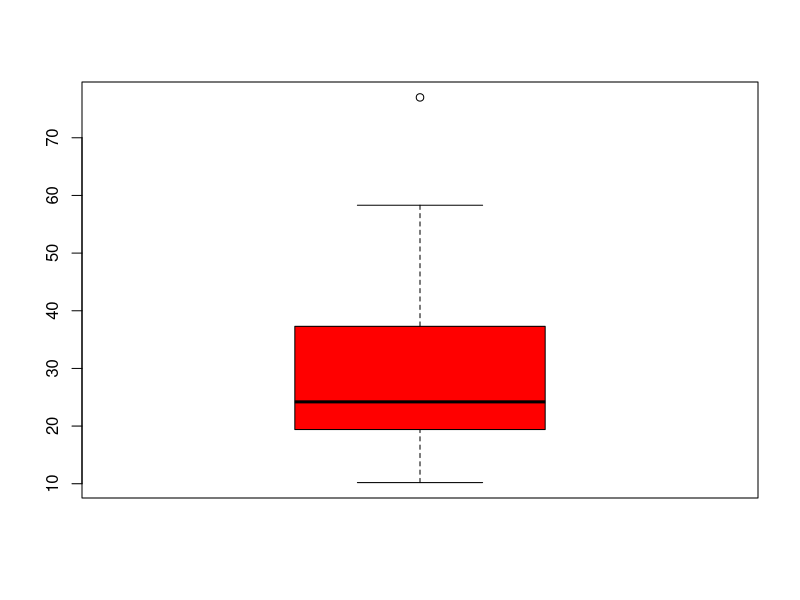
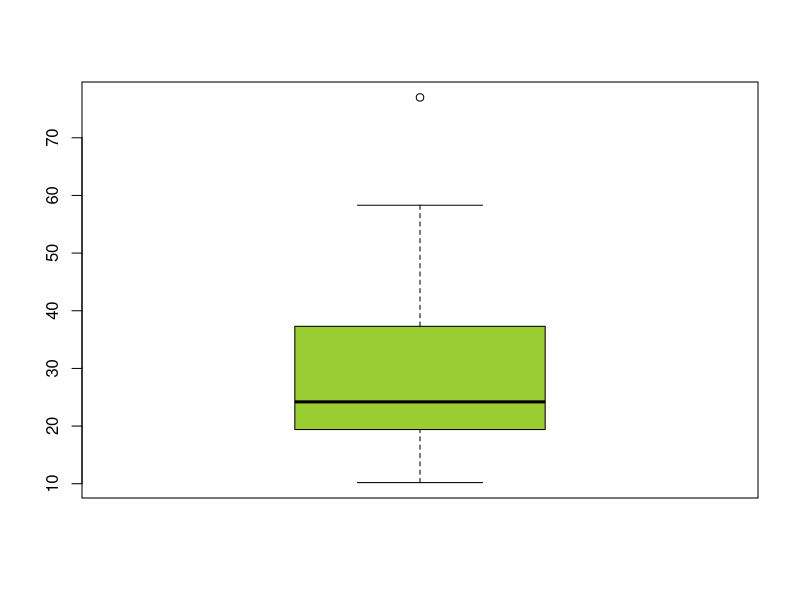
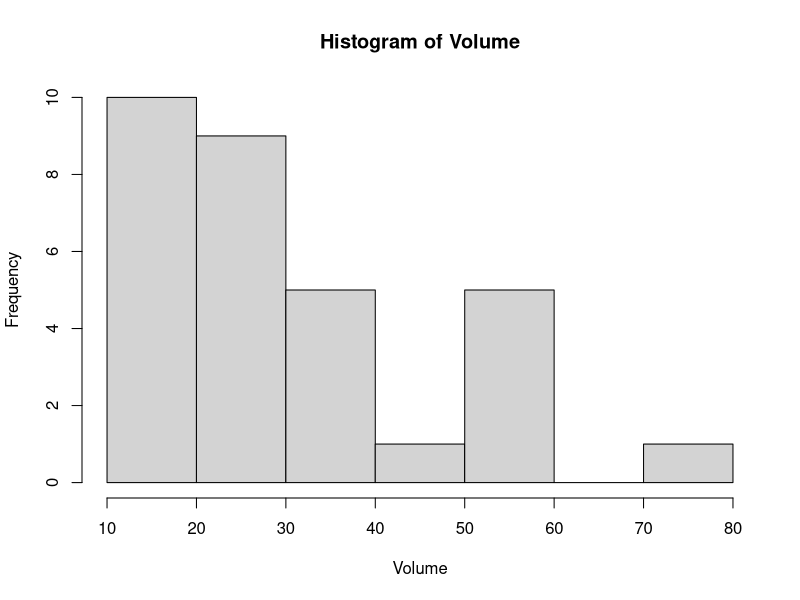
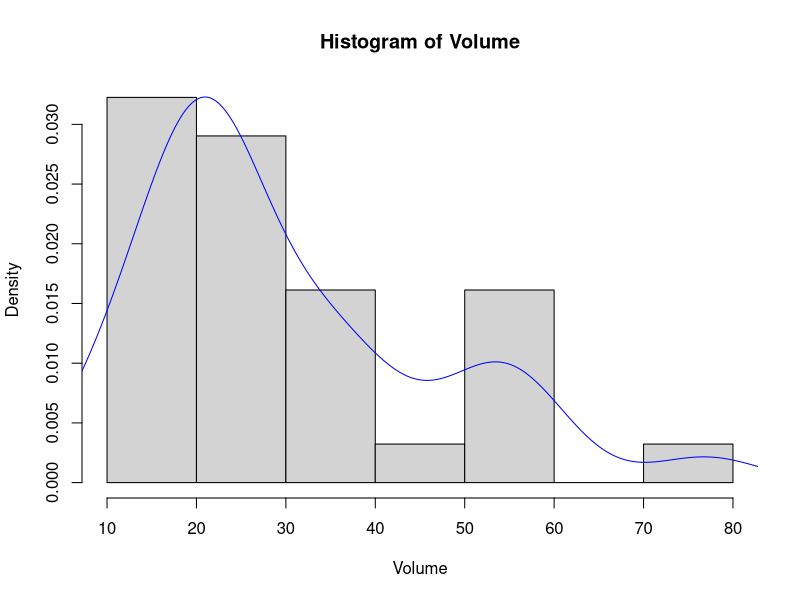
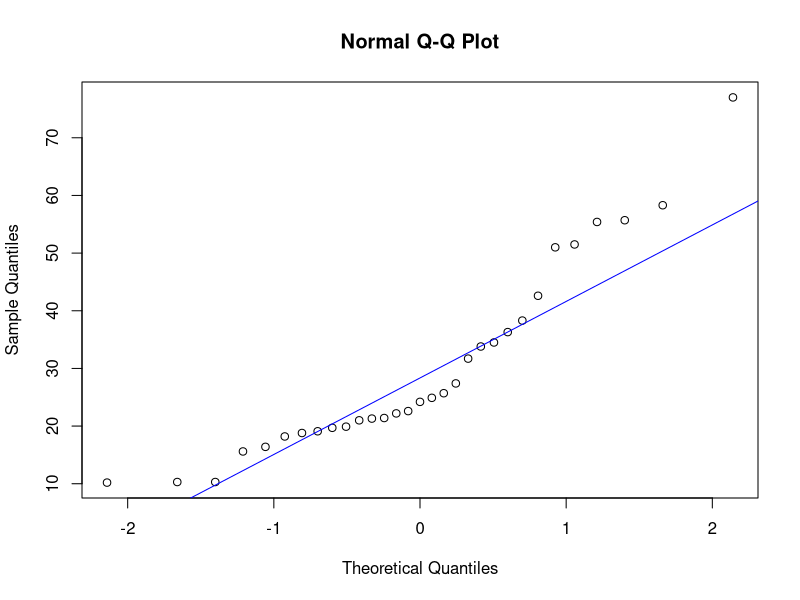
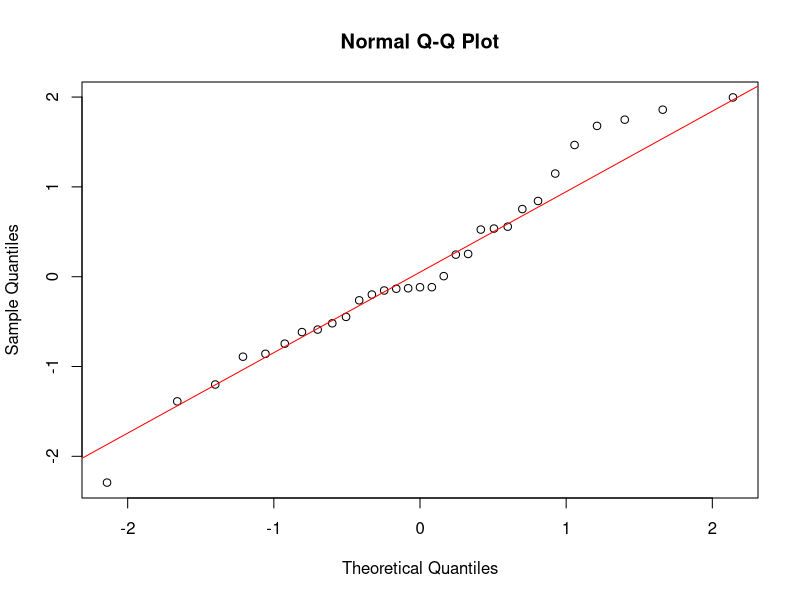
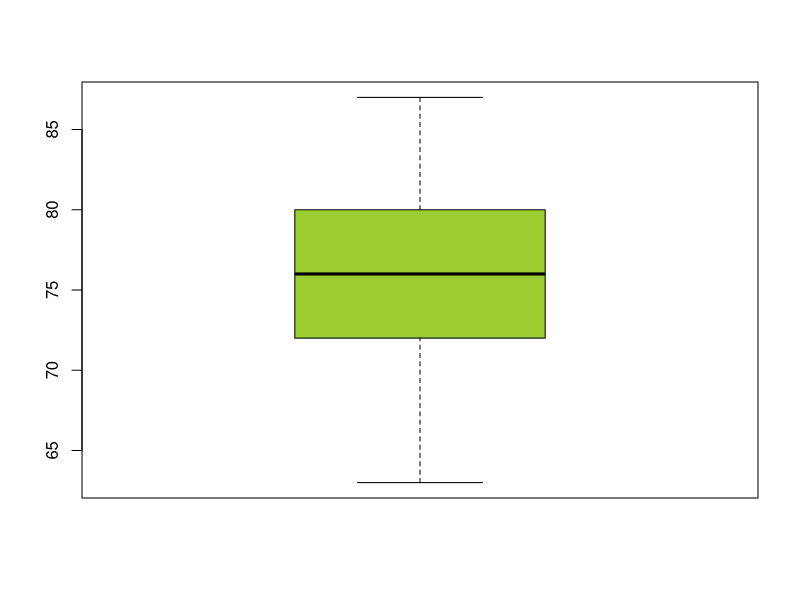
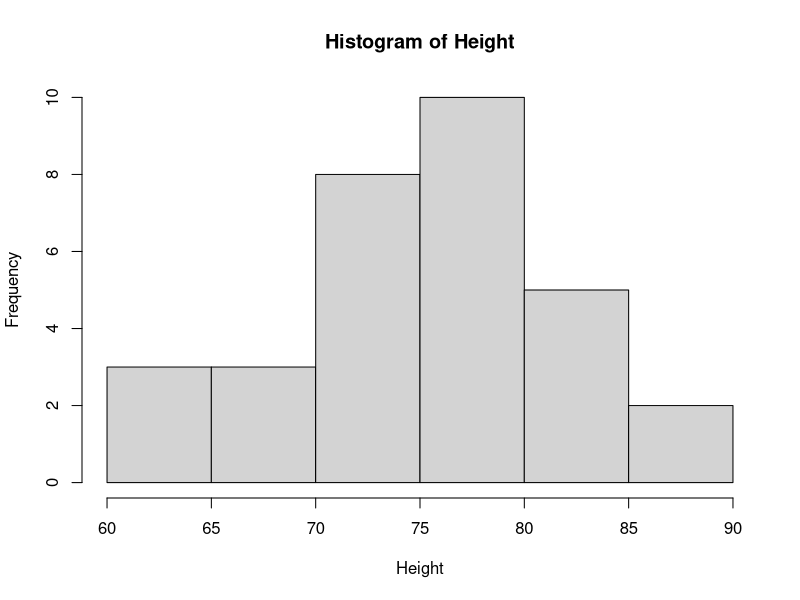

R code for these plots, in order:
# chapter 2 Descriptive Statistics (기술통계)

# 2.2 평균, 분산, 표준편차, 변동계수

trees
View(trees)

length(trees$Volume)

trees$Volume[1]

with(trees, length(Volume))

attach(trees)
length(Volume)
mean(Volume)
var(Volume)

mean(Height)

n <- length(Volume)
n
ss <- var(Volume)
ss


variance <- ss*(n-1)/n
variance

sd(Volume)
sqrt(ss)

sd(Volume)/sqrt(n)

sd(Volume)/mean(Volume)


# 2.3 중위수, 사분위수, boxplot

fivenum(Volume)
quantile(Volume)
IQR(Volume)

fivenum(1:31)
sort(Volume)

boxplot(Volume, col = "red")
colors()
boxplot(Volume, col = "yellowgreen")

fivenum(Volume)[2] - 1.5*(IQR(Volume))
fivenum(Volume)[4] + 1.5*(IQR(Volume))


# 2.4 그래프

hist(Volume)
hist(Volume, probability = TRUE)
lines(density(Volume), col = 'blue')

stem(Volume)

# Quantile-Qunatile Plot, 정규분포와 근접한 지표
qqnorm(Volume)
qqline(Volume, col="blue")

x <- rnorm(n=31, mean = 0, sd = 1)
qqnorm(x)
qqline(x, col="red")


# 2.5 함수만들기

se = function(x) sd(x)/sqrt(length(x)) # 표준오차 공식
se(trees$Volume)

cv = function(x) sd(x)/mean(x) # 변동계수 공식
cv(trees$Volume)



# 2.7 Exercise (Data tree의 변수 Height을 이용하여 통계치를 구하고 그래프를 그려라)


attach(trees)
length(Height)
mean(Height)
var(Height)

n <- length(Height)
ss <- var(Height)

variance <- ss*(n-1)/n
variance

sd(Height)
sqrt(ss)

sd(Height)/sqrt(n)
sd(Height)/mean(Height)


# 2.7_1 중위수, 사분위수, boxplot

fivenum(Height)
quantile(Height)
IQR(Height)

sort(Height)

boxplot(Height, col = "yellowgreen")

fivenum(Height)[2] - 1.5*(IQR(Height))
fivenum(Height)[4] + 1.5*(IQR(Height))


# 2.7_2 그래프

hist(Height)
hist(Height, probability = TRUE)
lines(density(Height), col = 'blue')

# Quantile-Qunatile Plot, 정규분포와 근접한 지표
qqnorm(Height)
qqline(Height, col="blue")

x <- rnorm(n=31, mean = 0, sd = 1)
qqnorm(x)
qqline(x, col="red")


# 2.7_3 함수만들기

se = function(x) sd(x)/sqrt(length(x)) # 표준오차 공식
se(trees$Height)

cv = function(x) sd(x)/mean(x) # 변동계수 공식
cv(trees$Height)

